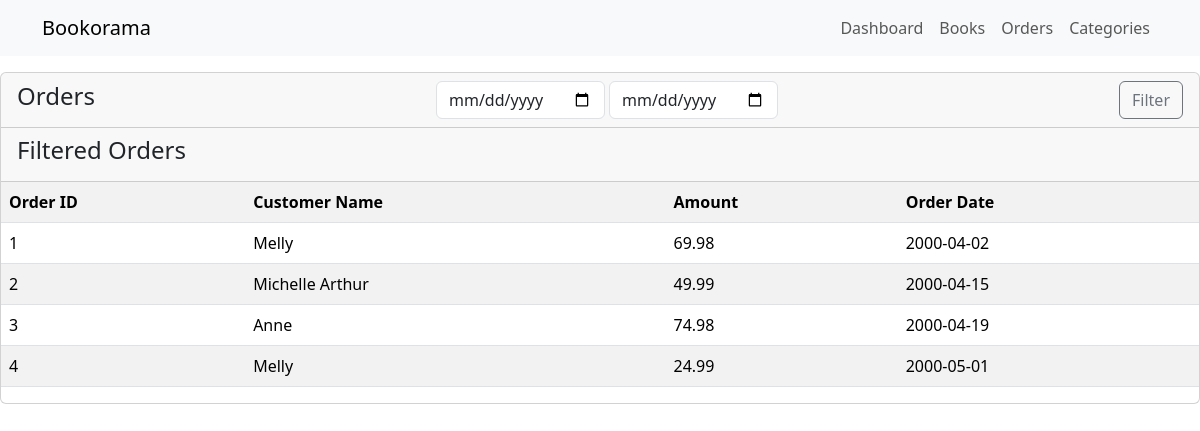
The page /view_orders.php on the database its author committed.
### tables this page shows
CREATE TABLE `orders` (
  `orderid` int(10) UNSIGNED NOT NULL,
  `customerid` int(10) UNSIGNED NOT NULL,
  `amount` float(6,2) DEFAULT NULL,
  `date` date NOT NULL
);

CREATE TABLE `customers` (
  `customerid` int(10) UNSIGNED NOT NULL,
  `name` varchar(50) NOT NULL,
  `address` varchar(100) NOT NULL,
  `city` varchar(30) NOT NULL
);

### view_orders.php (the view, shortened to what this page needs)
<?php
require_once('./lib/db_login.php');
$start_date = isset($_GET['start_date']) ? $_GET['start_date'] : '';
$end_date = isset($_GET['end_date']) ? $_GET['end_date'] : '';
$start_date = filter_var($start_date, FILTER_SANITIZE_STRING);
$end_date = filter_var($end_date, FILTER_SANITIZE_STRING);
if (!empty($start_date) && !empty($end_date)) {
    $query = "SELECT o.orderid AS OrderID, c.name AS CustomerName, o.amount AS Amount, o.date AS OrderDate
              FROM orders o
              JOIN customers c ON o.customerid = c.customerid
              WHERE o.date BETWEEN '$start_date' AND '$end_date'
              ORDER BY o.orderid";
} elseif (!empty($start_date)) {
    $query = "SELECT o.orderid AS OrderID, c.name AS CustomerName, o.amount AS Amount, o.date AS OrderDate
              FROM orders o
              JOIN customers c ON o.customerid = c.customerid
              WHERE o.date >= '$start_date'
              ORDER BY o.orderid";
} elseif (!empty($end_date)) {
    $query = "SELECT o.orderid AS OrderID, c.name AS CustomerName, o.amount AS Amount, o.date AS OrderDate
              FROM orders o
              JOIN customers c ON o.customerid = c.customerid
              WHERE o.date <= '$end_date'
              ORDER BY o.orderid";
} else {
    $query = "SELECT o.orderid AS OrderID, c.name AS CustomerName, o.amount AS Amount, o.date AS OrderDate
              FROM orders o
              JOIN customers c ON o.customerid = c.customerid
              ORDER BY o.orderid";
}
$result = $db->query($query);
$data = '';
while ($row = $result->fetch_object()) {
    $data .= '<tr>';
    $data .= '<td>' . $row->OrderID . '</td>';
    $data .= '<td>' . $row->CustomerName . '</td>';
    $data .= '<td>' . $row->Amount . '</td>';
    $data .= '<td>' . $row->OrderDate . '</td>';
    $data .= '</tr>';
}
?>
<?php include('./layout.php') ?>
<div class="card mt-5">
    <form class="card-header d-flex justify-content-between align-items-center" method="GET" action="view_orders.php">
        <h4>Orders</h4>
        <div class="d-flex mx-5 gap-1">
            <input name="start_date" type="date" class="form-control" placeholder="Start Date" aria-label="Start Date" value="<?= isset($_GET['start_date']) ? htmlentities($_GET['start_date']) : '' ?>">
            <input name="end_date" type="date" class="form-control" placeholder="End Date" aria-label="End Date" value="<?= isset($_GET['end_date']) ? htmlentities($_GET['end_date']) : '' ?>">
        </div>
        <button type="submit" class="btn btn-outline-secondary">Filter</button>
    </form>
    <div class="card-header">
        <h4>Filtered Orders</h4>
    </div>
    <table class="table table-striped">
        <tr>
            <th>Order ID</th>
            <th>Customer Name</th>
            <th>Amount</th>
            <th>Order Date</th>
        </tr>
        <?= isset($data) ? $data : '' ?>
    </table>
</div>

### rows shown on the page
orders: orderid "1", customerid.name "Melly", amount "69.98", date "2000-04-02"
orders: orderid "2", customerid.name "Michelle Arthur", amount "49.99", date "2000-04-15"
orders: orderid "3", customerid.name "Anne", amount "74.98", date "2000-04-19"
orders: orderid "4", customerid.name "Melly", amount "24.99", date "2000-05-01"
